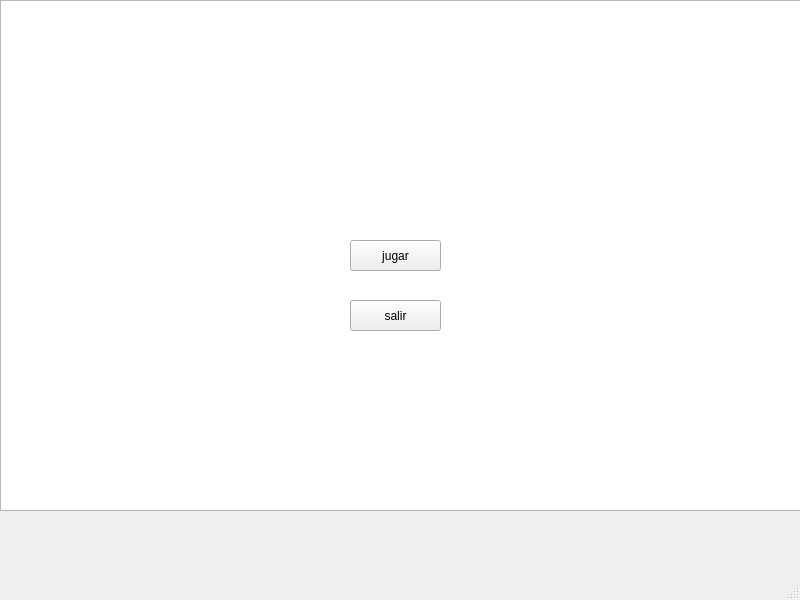
<?xml version="1.0" encoding="UTF-8"?>
<ui version="4.0">
 <class>MainWindow2</class>
 <widget class="QMainWindow" name="MainWindow2">
  <property name="geometry">
   <rect>
    <x>0</x>
    <y>0</y>
    <width>800</width>
    <height>600</height>
   </rect>
  </property>
  <property name="windowTitle">
   <string>MainWindow</string>
  </property>
  <widget class="QWidget" name="centralwidget">
   <widget class="QGraphicsView" name="graphicsView">
    <property name="geometry">
     <rect>
      <x>0</x>
      <y>0</y>
      <width>801</width>
      <height>511</height>
     </rect>
    </property>
   </widget>
   <widget class="QPushButton" name="pushButton">
    <property name="geometry">
     <rect>
      <x>350</x>
      <y>240</y>
      <width>91</width>
      <height>31</height>
     </rect>
    </property>
    <property name="text">
     <string>jugar</string>
    </property>
   </widget>
   <widget class="QPushButton" name="pushButton_2">
    <property name="geometry">
     <rect>
      <x>350</x>
      <y>300</y>
      <width>91</width>
      <height>31</height>
     </rect>
    </property>
    <property name="text">
     <string>salir</string>
    </property>
   </widget>
  </widget>
  <widget class="QMenuBar" name="menubar">
   <property name="geometry">
    <rect>
     <x>0</x>
     <y>0</y>
     <width>800</width>
     <height>21</height>
    </rect>
   </property>
  </widget>
  <widget class="QStatusBar" name="statusbar"/>
 </widget>
 <resources/>
 <connections/>
</ui>
